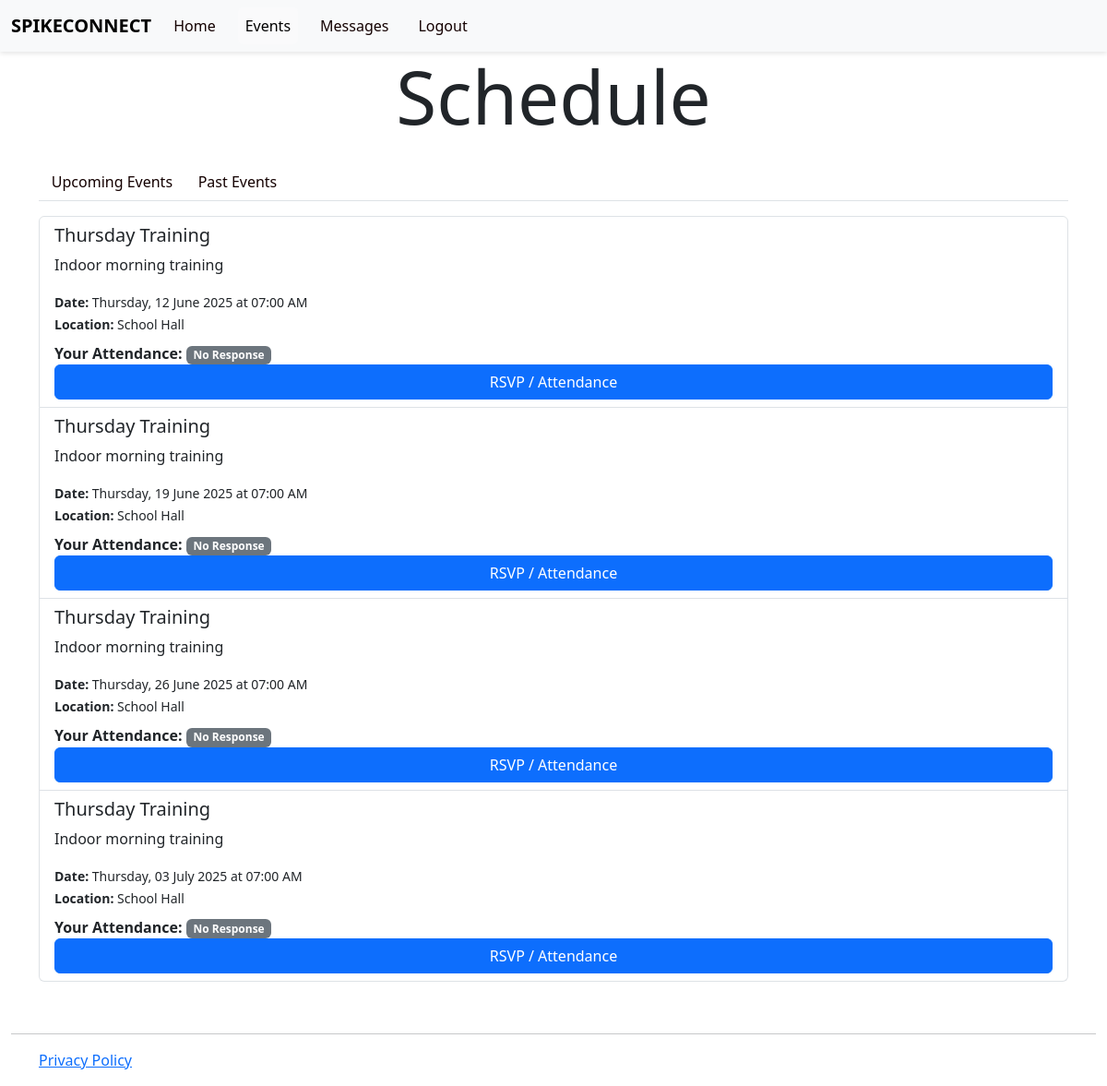
Page /team/1/events (signed in) on the committed database.
### tables this page shows
CREATE TABLE team_events (
    id INTEGER PRIMARY KEY AUTOINCREMENT,
    team_id INTEGER NOT NULL,
    title TEXT NOT NULL,
    description TEXT,
    event_date DATETIME NOT NULL,
    location TEXT,
    created_at DATETIME DEFAULT CURRENT_TIMESTAMP,
    FOREIGN KEY (team_id) REFERENCES volleyball_teams(id)
);

### main.py (the view)
@app.route('/team/<int:team_id>/events', methods=['GET', 'POST'])
def team_events(team_id):
    lock = acquire_session_lock()
    with lock:
        return teamHandler.handle_team_events(team_id)

### databaseManagement.py (called while the page is built)
def retrieveUserByUsername(username):
    conn = sql.connect(db_path)
    cur = conn.cursor()
    cur.execute(
        "SELECT * FROM secure_users_9f WHERE username = ?",
        (username,)
    )
    user = cur.fetchone()
    conn.close()
    if user:
        return {
            'id': user[0],
            'username': user[1],
            'password': user[2],
            'email': user[3],
            'full_name': user[4],
            'role': user[5],
            'team_id': user[6],
            'totp_secret': user[7],
            'twofa_enabled': user[8],
        }
    return None

def get_team_by_id(team_id):
    conn = sql.connect(db_path)
    cur = conn.cursor()
    cur.execute("SELECT id, name, description, created_at FROM volleyball_teams WHERE id = ?", (team_id,))
    row = cur.fetchone()
    conn.close()
    if row:
        return {
            "id": row[0],
            "name": row[1],
            "description": row[2],
            "created_at": row[3]
        }
    return None

def get_upcoming_team_events(team_id):
    conn = sql.connect(db_path)
    cur = conn.cursor()
    now = datetime.now().strftime("%Y-%m-%dT%H:%M")
    cur.execute(
        "SELECT id, title, description, event_date, location FROM team_events WHERE team_id = ? AND event_date >= ? ORDER BY event_date ASC",
        (team_id, now)
    )
    events = []
    for row in cur.fetchall():
        try:
            event_date = datetime.strptime(row[3], "%Y-%m-%dT%H:%M")
            formatted_date = event_date.strftime("%A, %d %B %Y at %I:%M %p")
        except Exception:
            formatted_date = row[3]
        events.append({
            "id": row[0],
            "title": row[1],
            "description": row[2],
            "event_date": formatted_date,
            "location": row[4]
        })
    conn.close()
    return events

def get_event_attendance (event_id, user_id):
    conn = sql.connect(db_path)
    cur = conn.cursor()
    cur.execute("SELECT status FROM event_attendance WHERE event_id = ? AND user_id = ?", (event_id, user_id))
    row = cur.fetchone()
    conn.close()
    return row[0] if row else None

def get_team_members(team_id):
    conn = sql.connect(db_path)
    cur = conn.cursor()
    cur.execute("SELECT id, username FROM secure_users_9f WHERE team_id = ? AND role != 'Coach'", (team_id,))
    members = cur.fetchall()
    conn.close()
    return members

### main.py (called while the page is built)
@app.teardown_request
def teardown_request(exception=None):
    return cleanup_session_lock(exception)

### templates/teamEvents.html (shortened to what this page needs)
{% extends 'layout.html' %} {% block content %}
<div class="container">
  <div class="row">
    <h1 class="display-1">Schedule</h1>
  </div>
  <ul class="nav nav-tabs mb-3" id="eventTabs" role="tablist">
    <li class="nav-item" role="presentation">
      <button
        class="nav-link active"
        id="upcoming-tab"
        data-bs-toggle="tab"
        data-bs-target="#upcoming"
        type="button"
        role="tab"
        aria-controls="upcoming"
        aria-selected="true"
      >
        Upcoming Events
      </button>
    </li>
    <li class="nav-item" role="presentation">
      <button
        class="nav-link"
        id="past-tab"
        data-bs-toggle="tab"
        data-bs-target="#past"
        type="button"
        role="tab"
        aria-controls="past"
        aria-selected="false"
      >
        Past Events
      </button>
    </li>
  </ul>
  <div class="tab-content" id="eventTabsContent">
    <div
      class="tab-pane fade show active"
      id="upcoming"
      role="tabpanel"
      aria-labelledby="upcoming-tab"
    >
      {% if upcoming_events %}
      <ul class="list-group mb-4">
        {% for event in upcoming_events %}
        <li class="list-group-item">
          <h5>{{ event.title }}</h5>
          <p>{{ event.description }}</p>
          <small>
            <strong>Date:</strong> {{ event.event_date }}<br />
            <strong>Location:</strong> {{ event.location }}
          </small>
          {% if session.get('role') == 'Player' %}
          <div class="mt-2">
            <span>
              <strong>Your Attendance:</strong>
              {% if user_attendance[event.id] == 'attending' %}
              <span class="badge bg-success">Attending</span>
              {% elif user_attendance[event.id] == 'not_attending' %}
              <span class="badge bg-danger">Not Attending</span>
              {% else %}
              <span class="badge bg-secondary">No Response</span>
              {% endif %}
            </span>
          </div>
          {% endif %}
          {% if session.get('role') == 'Player' %}
          <button
            type="button"
            class="btn btn-primary"
            data-bs-toggle="modal"
            data-bs-target="#attendanceModal{{ event.id }}"
          >
            RSVP / Attendance
          </button>
          {% endif %}
        </li>
        {% endfor %}
      </ul>
      {% else %}
      <p>No upcoming events scheduled for this team.</p>
      {% endif %}
    </div>
  </div>
</div>
{% endblock %}

### static/css/style.css (style rules this page uses)
* { margin: 0; padding: 0; box-sizing: border-box; }
body { font-family: "Poppins", sans-serif; background-color: #f9f9f9; color: #333; margin: 0; padding: 0; }
h1 { text-align: center; font-size: 2.5rem; color: #222; margin-bottom: 1rem; }
.btn { background: #007bff; color: #fff; padding: 0.8rem; border: none; border-radius: 30px; font-size: 1rem; cursor: pointer; transition: all 0.3s ease; width: 100%; font-weight: 600; }
.nav-item .nav-link { color: #140101; font-size: 1rem; font-weight: 500; text-transform: capitalize; transition: color 0.3s ease; padding: 0.5rem 0.8rem; border-radius: 5px; }
html, body { height: 100%; margin: 0; display: flex; flex-direction: column; }

### rows in the picture
team_events: title "Thursday Training", description "Indoor morning training", event_date "Thursday, 12 June 2025 at 07:00 AM", location "School Hall", shows "No Response"
team_events: title "Thursday Training", description "Indoor morning training", event_date "Thursday, 19 June 2025 at 07:00 AM", location "School Hall", shows "No Response"
team_events: title "Thursday Training", description "Indoor morning training", event_date "Thursday, 26 June 2025 at 07:00 AM", location "School Hall", shows "No Response"
team_events: title "Thursday Training", description "Indoor morning training", event_date "Thursday, 03 July 2025 at 07:00 AM", location "School Hall", shows "No Response"
